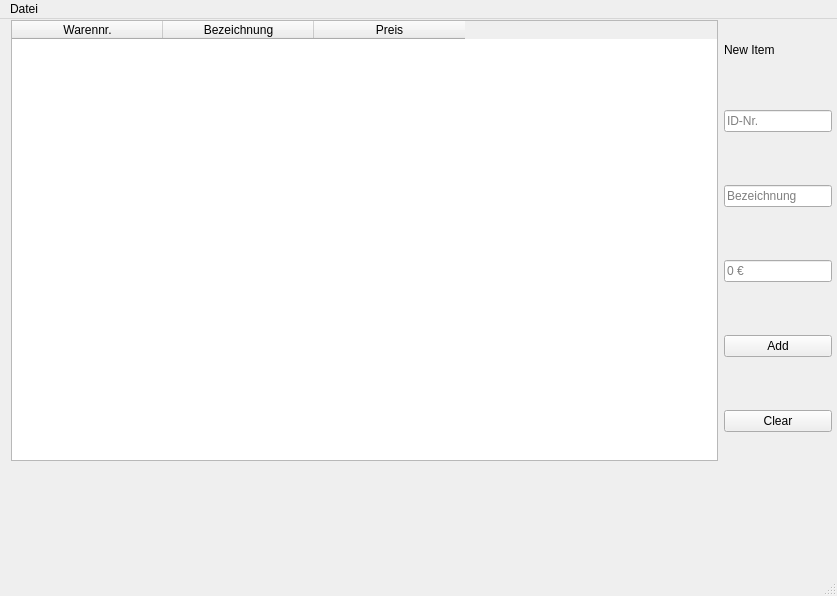
<?xml version="1.0" encoding="UTF-8"?>
<ui version="4.0">
 <class>MainWindow</class>
 <widget class="QMainWindow" name="MainWindow">
  <property name="geometry">
   <rect>
    <x>0</x>
    <y>0</y>
    <width>837</width>
    <height>596</height>
   </rect>
  </property>
  <property name="sizePolicy">
   <sizepolicy hsizetype="Expanding" vsizetype="Expanding">
    <horstretch>0</horstretch>
    <verstretch>0</verstretch>
   </sizepolicy>
  </property>
  <property name="windowTitle">
   <string>Warenliste</string>
  </property>
  <widget class="QWidget" name="centralwidget">
   <widget class="QWidget" name="">
    <property name="geometry">
     <rect>
      <x>11</x>
      <y>1</y>
      <width>821</width>
      <height>441</height>
     </rect>
    </property>
    <layout class="QHBoxLayout" name="horizontalLayout" stretch="2,0">
     <item>
      <widget class="QTableWidget" name="tab_warenliste">
       <property name="sizePolicy">
        <sizepolicy hsizetype="Preferred" vsizetype="Preferred">
         <horstretch>0</horstretch>
         <verstretch>0</verstretch>
        </sizepolicy>
       </property>
       <property name="sortingEnabled">
        <bool>true</bool>
       </property>
       <attribute name="horizontalHeaderMinimumSectionSize">
        <number>39</number>
       </attribute>
       <attribute name="horizontalHeaderDefaultSectionSize">
        <number>151</number>
       </attribute>
       <attribute name="verticalHeaderVisible">
        <bool>false</bool>
       </attribute>
       <attribute name="verticalHeaderMinimumSectionSize">
        <number>26</number>
       </attribute>
       <attribute name="verticalHeaderDefaultSectionSize">
        <number>51</number>
       </attribute>
       <column>
        <property name="text">
         <string>Warennr.</string>
        </property>
       </column>
       <column>
        <property name="text">
         <string>Bezeichnung</string>
        </property>
       </column>
       <column>
        <property name="text">
         <string>Preis</string>
        </property>
       </column>
      </widget>
     </item>
     <item>
      <layout class="QVBoxLayout" name="verticalLayout" stretch="0,0,0,0,0,0">
       <property name="spacing">
        <number>30</number>
       </property>
       <item>
        <widget class="QLabel" name="lbl_newitem">
         <property name="sizePolicy">
          <sizepolicy hsizetype="Fixed" vsizetype="Fixed">
           <horstretch>0</horstretch>
           <verstretch>0</verstretch>
          </sizepolicy>
         </property>
         <property name="font">
          <font>
           <pointsize>9</pointsize>
           <weight>50</weight>
           <bold>false</bold>
          </font>
         </property>
         <property name="text">
          <string>New Item</string>
         </property>
        </widget>
       </item>
       <item>
        <widget class="QLineEdit" name="ledit_warennr">
         <property name="sizePolicy">
          <sizepolicy hsizetype="Fixed" vsizetype="Fixed">
           <horstretch>0</horstretch>
           <verstretch>0</verstretch>
          </sizepolicy>
         </property>
         <property name="placeholderText">
          <string>ID-Nr.</string>
         </property>
        </widget>
       </item>
       <item>
        <widget class="QLineEdit" name="ledit_bezeichnung">
         <property name="sizePolicy">
          <sizepolicy hsizetype="Fixed" vsizetype="Fixed">
           <horstretch>0</horstretch>
           <verstretch>0</verstretch>
          </sizepolicy>
         </property>
         <property name="placeholderText">
          <string>Bezeichnung</string>
         </property>
        </widget>
       </item>
       <item>
        <widget class="QLineEdit" name="ledit_preis">
         <property name="sizePolicy">
          <sizepolicy hsizetype="Fixed" vsizetype="Fixed">
           <horstretch>0</horstretch>
           <verstretch>0</verstretch>
          </sizepolicy>
         </property>
         <property name="placeholderText">
          <string>0 €</string>
         </property>
        </widget>
       </item>
       <item>
        <widget class="QPushButton" name="btn_add">
         <property name="sizePolicy">
          <sizepolicy hsizetype="Minimum" vsizetype="Fixed">
           <horstretch>0</horstretch>
           <verstretch>0</verstretch>
          </sizepolicy>
         </property>
         <property name="text">
          <string>Add</string>
         </property>
        </widget>
       </item>
       <item>
        <widget class="QPushButton" name="pushButton">
         <property name="text">
          <string>Clear</string>
         </property>
        </widget>
       </item>
      </layout>
     </item>
    </layout>
   </widget>
  </widget>
  <widget class="QStatusBar" name="statusbar"/>
  <widget class="QMenuBar" name="menuBar">
   <property name="geometry">
    <rect>
     <x>0</x>
     <y>0</y>
     <width>837</width>
     <height>26</height>
    </rect>
   </property>
   <widget class="QMenu" name="menuDatei">
    <property name="title">
     <string>Datei</string>
    </property>
    <addaction name="actionSave"/>
    <addaction name="actionOpen"/>
   </widget>
   <addaction name="menuDatei"/>
  </widget>
  <action name="actionSave">
   <property name="text">
    <string>Save</string>
   </property>
  </action>
  <action name="actionOpen">
   <property name="text">
    <string>Open</string>
   </property>
  </action>
 </widget>
 <resources/>
 <connections/>
</ui>
